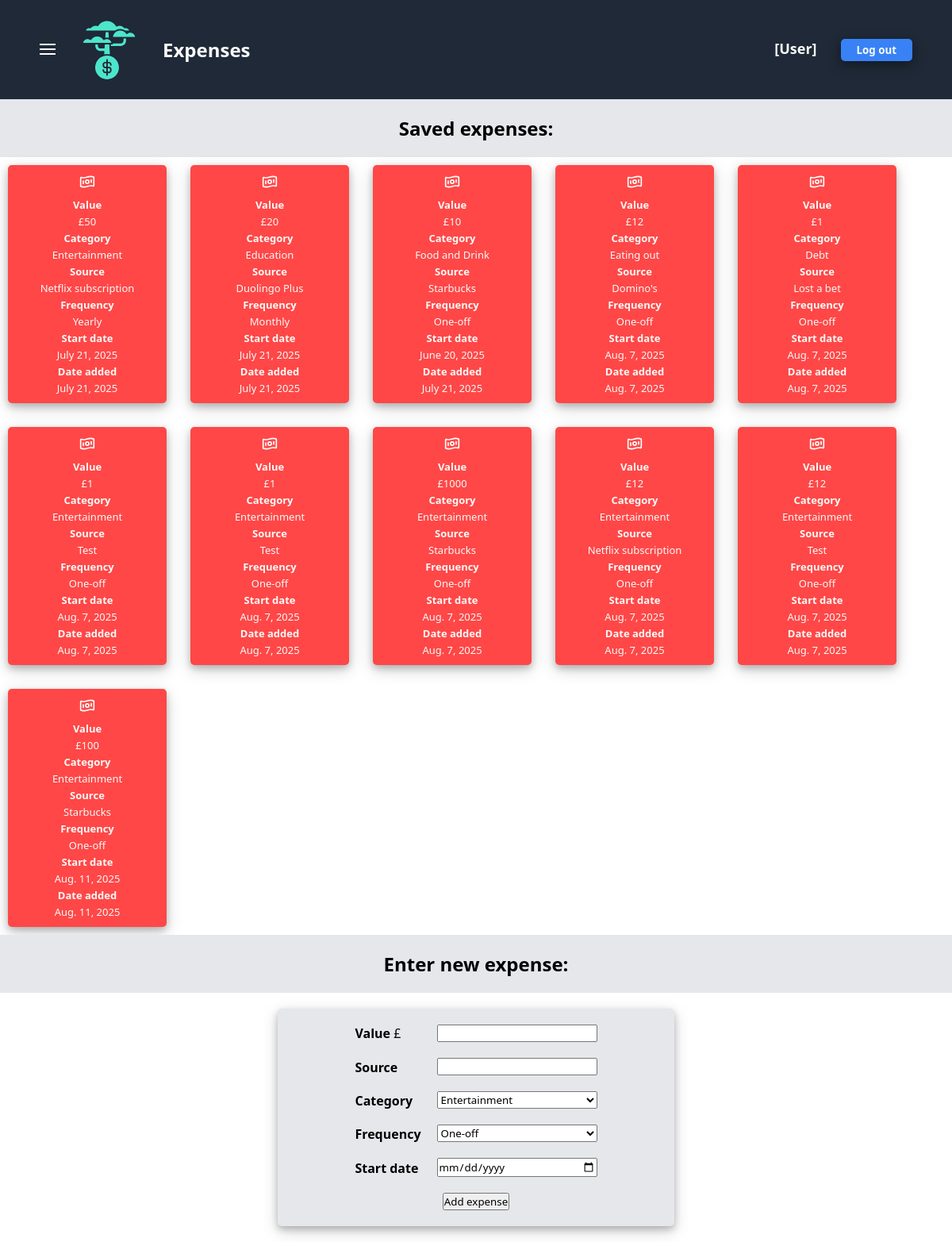
Page /finance/expenses/ on the earlier database version.
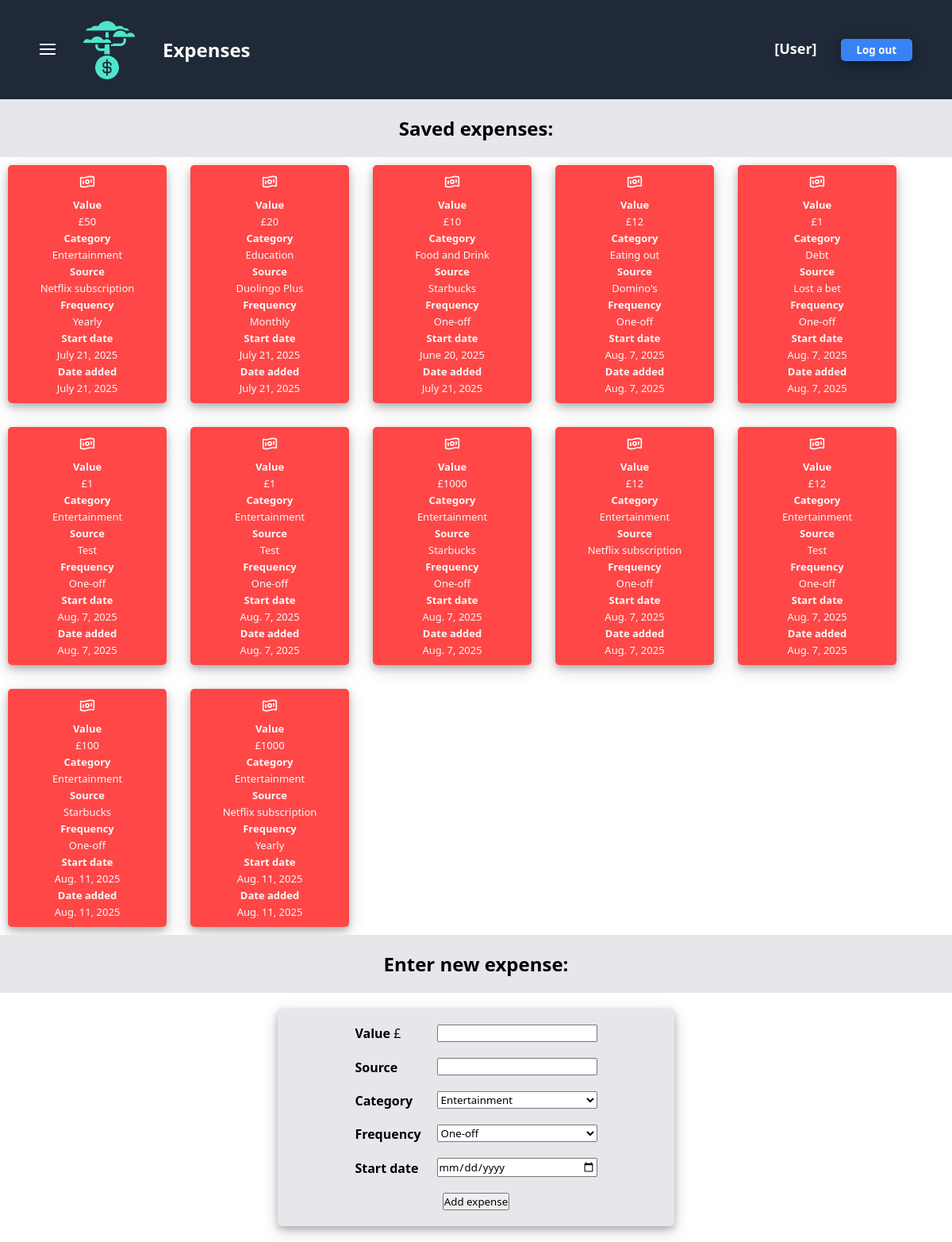
Same page on the later database version.
### finance/models.py (models this page shows)
class FinancialObject(models.Model):
    user = models.ForeignKey(User, on_delete=models.CASCADE) # A single user can have many instances of income/expenses/budgets
    value = models.IntegerField(default=0)
    startDate = models.DateField(default=datetime.date.today)
    addDate = models.DateField(default=datetime.date.today)
    class Meta:
        abstract = True # Makes the "FinancialObject" class an Abstract Base Class (ABC)

class Expense(FinancialObject):
    source = models.CharField(default="N/A", max_length=200)
    category = models.CharField(default="Entertainment", max_length=200)
    frequency = models.CharField(default="Monthly", max_length=200)

### finance/views.py (the view)
# urls.py: path("expenses/", views.expenses, name="expenses"),
def expenses(request):
    message = request.GET.get("message", "")
    expenses = Expense.objects.all()
    return render(
        request,
        "finance/expenses.html",
        {
            "expenses": expenses,
            "message": message
        }
    )

### finance/templates/finance/expenses.html (shortened to what this page needs)
{% extends "finance/finance-base.html" %}
{% block header-title %}Expenses{% endblock %}
{% block finance_extra_css %}
    {% load static %}
    <link rel="stylesheet" href="{% static 'finance/expenses-style.css' %}">
{% endblock %}
{% block saved-label %}Saved expenses:{% endblock %}
{% block presence-check-and-list %}
    {% if expenses %}
        {% for i in expenses %}
            <li class="card">
                <div class="card-icon">
                </div>
                <div class="card-info">
                    <div><strong>Value</strong></div><div>£{{ i.value }}</div>
                    <div><strong>Category</strong></div><div>{{ i.category }}</div>
                    <div><strong>Source</strong></div><div>{{ i.source }}</div>
                    <div><strong>Frequency</strong></div><div>{{ i.frequency }}</div>
                    <div><strong>Start date</strong></div><div>{{ i.startDate }}</div>
                    <div><strong>Date added</strong></div><div>{{ i.addDate }}</div>
                </div>
            </li>
        {% endfor %}
    {% else %}
        <li>No expenses added yet.</li>
    {% endif %}
{% endblock %}
{% block enter-label %}Enter new expense:{% endblock %}
{% block form %}
    <form action="{% url 'finance:addExpense' %}" method="post" class="form">
        <div class="form-components">
            <div class="form-labels-and-answers">
                <div class="form-labels">
                    <label for="value"><strong>Value</strong>    £</label>
                    <label for="source"><strong>Source</strong></label>
                    <label for="category"><strong>Category</strong></label>
                    <div><strong>Frequency</strong></div>
                    <label for="startDate"><strong>Start date</strong></label>
                </div>
                <div class="form-answers">
                    <input type="text" id="value" name="value">
                    <input type="text" id="source" name="source">
                    <select id="category" name="category">
                        <option value="Entertainment">Entertainment</option>
                    </select>
                    <select id="frequency" name="frequency">
                        <option value="One-off">One-off</option>
                    </select>
                    <input type="date" id="startDate" name="startDate" value=date>
                </div>
            </div>
            <div class="submit">
                <input type="submit" value="Add expense">
            </div>
        </div>
    </form>
{% endblock %}

Differences in the rows shown:
added Expense: value "1000", category "Entertainment", source "Netflix subscription", frequency "Yearly", startDate "Aug. 11, 2025", addDate "Aug. 11, 2025"
